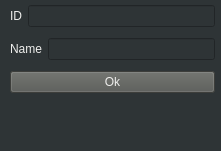
<?xml version="1.0" encoding="UTF-8"?>
<ui version="4.0">
 <class>addModule</class>
 <widget class="QMainWindow" name="addModule">
  <property name="geometry">
   <rect>
    <x>0</x>
    <y>0</y>
    <width>221</width>
    <height>151</height>
   </rect>
  </property>
  <property name="windowTitle">
   <string>MainWindow</string>
  </property>
  <property name="styleSheet">
   <string notr="true">background-color: rgb(46, 52, 54);</string>
  </property>
  <widget class="QWidget" name="centralwidget">
   <widget class="QWidget" name="verticalLayoutWidget">
    <property name="geometry">
     <rect>
      <x>10</x>
      <y>0</y>
      <width>205</width>
      <height>99</height>
     </rect>
    </property>
    <layout class="QVBoxLayout" name="verticalLayout">
     <item>
      <layout class="QHBoxLayout" name="horizontalLayout">
       <item>
        <widget class="QLabel" name="label_2">
         <property name="styleSheet">
          <string notr="true">color: rgb(238, 238, 236);
font: 10pt &quot;Courier 10 Pitch&quot;;
alternate-background-color: rgb(136, 138, 133);
border-right-color: rgb(0, 0, 0);
border-bottom-color: rgb(0, 0, 0);</string>
         </property>
         <property name="text">
          <string>ID</string>
         </property>
        </widget>
       </item>
       <item>
        <widget class="QLineEdit" name="vModuleID">
         <property name="styleSheet">
          <string notr="true">color: rgb(238, 238, 236);
font: 10pt &quot;Courier 10 Pitch&quot;;
alternate-background-color: rgb(136, 138, 133);
border-right-color: rgb(0, 0, 0);
border-bottom-color: rgb(0, 0, 0);</string>
         </property>
        </widget>
       </item>
      </layout>
     </item>
     <item>
      <layout class="QHBoxLayout" name="horizontalLayout_2">
       <item>
        <widget class="QLabel" name="label_3">
         <property name="styleSheet">
          <string notr="true">color: rgb(238, 238, 236);
font: 10pt &quot;Courier 10 Pitch&quot;;
alternate-background-color: rgb(136, 138, 133);
border-right-color: rgb(0, 0, 0);
border-bottom-color: rgb(0, 0, 0);</string>
         </property>
         <property name="text">
          <string>Name</string>
         </property>
        </widget>
       </item>
       <item>
        <widget class="QLineEdit" name="vModuleName">
         <property name="styleSheet">
          <string notr="true">color: rgb(238, 238, 236);
font: 10pt &quot;Courier 10 Pitch&quot;;
alternate-background-color: rgb(136, 138, 133);
border-right-color: rgb(0, 0, 0);
border-bottom-color: rgb(0, 0, 0);</string>
         </property>
        </widget>
       </item>
      </layout>
     </item>
     <item>
      <widget class="QPushButton" name="pbOk">
       <property name="styleSheet">
        <string notr="true">background-color: rgb(85, 87, 83);
color: rgb(238, 238, 236);
font: 14pt &quot;Courier 10 Pitch&quot;;
alternate-background-color: rgb(136, 138, 133);
border-right-color: rgb(0, 0, 0);
border-bottom-color: rgb(0, 0, 0);</string>
       </property>
       <property name="text">
        <string>Ok</string>
       </property>
      </widget>
     </item>
    </layout>
   </widget>
  </widget>
  <widget class="QMenuBar" name="menubar">
   <property name="geometry">
    <rect>
     <x>0</x>
     <y>0</y>
     <width>221</width>
     <height>22</height>
    </rect>
   </property>
  </widget>
  <widget class="QStatusBar" name="statusbar"/>
 </widget>
 <resources/>
 <connections/>
</ui>
